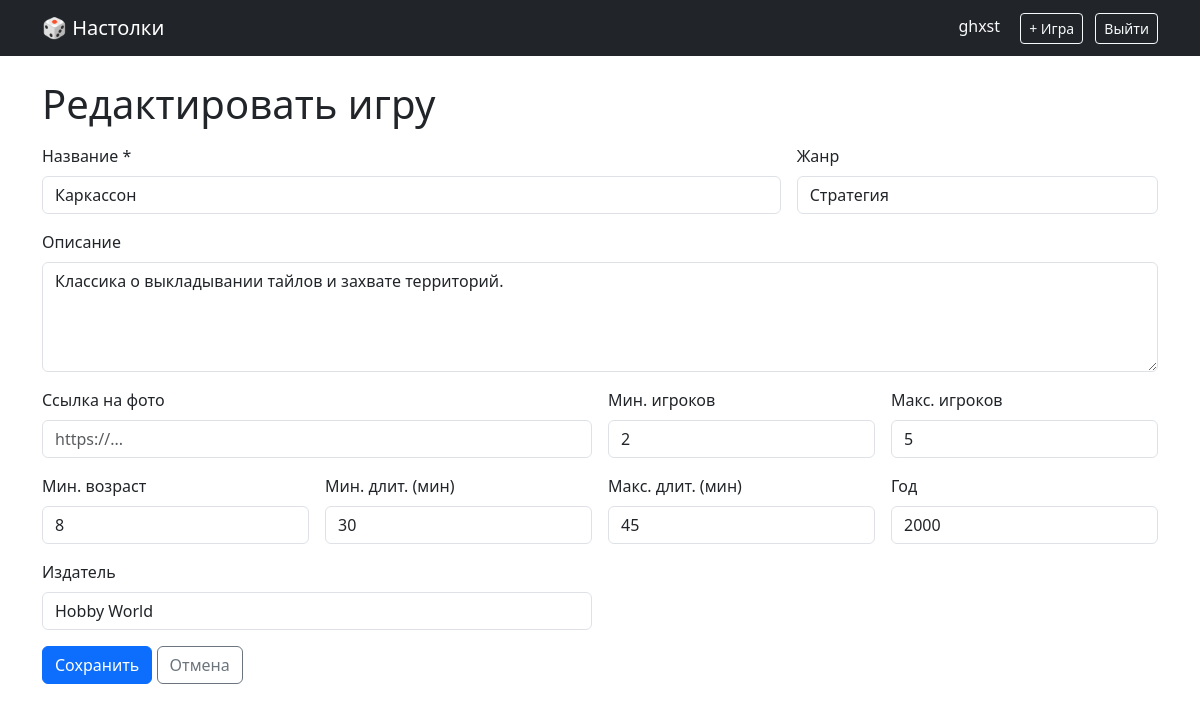
Screenshot of /game/1/edit (signed in) with the database file from the repository.
### models.py (models this page shows, shortened)
class User(db.Model, UserMixin):
    __tablename__ = "users"
    id = db.Column(db.Integer, primary_key=True)
    username = db.Column(db.String(50), unique=True, nullable=False)
    email = db.Column(db.String(120), unique=True, nullable=False)
    password_hash = db.Column(db.String(255), nullable=False)
    is_admin = db.Column(db.Boolean, default=False)
    reviews = db.relationship("Review", backref="author", lazy=True)

class Game(db.Model):
    __tablename__ = "games"
    id = db.Column(db.Integer, primary_key=True)
    title = db.Column(db.String(200), nullable=False)
    description = db.Column(db.Text)
    image_url = db.Column(db.String(500))
    min_players = db.Column(db.Integer, default=1)
    max_players = db.Column(db.Integer, default=4)
    min_age = db.Column(db.Integer, default=6)
    min_duration = db.Column(db.Integer, default=30)
    max_duration = db.Column(db.Integer, default=60)
    genre = db.Column(db.String(50))
    publisher = db.Column(db.String(100))
    year = db.Column(db.Integer)
    reviews = db.relationship(
        "Review", backref="game", cascade="all, delete-orphan", lazy=True
    )
    store_links = db.relationship(
        "StoreLink", backref="game", cascade="all, delete-orphan", lazy=True
    )

### app.py (the view, shortened to what this page needs)
@app.route("/game/<int:game_id>/edit", methods=["GET", "POST"])
@login_required
def edit_game(game_id: int):
    if not current_user.is_admin:
        abort(403)
    game = db.get_or_404(Game, game_id)
    return render_template("game_form.html", game=game)

### app.py (called while the page is built)
@login_manager.user_loader
def load_user(user_id: str):
    return db.session.get(User, int(user_id))

### templates/game_form.html (shortened to what this page needs)
{% extends "base.html" %}
{% set is_edit = game is not none %}
{% block content %}
<h1 class="mb-3">{{ 'Редактировать' if is_edit else 'Добавить' }} игру</h1>
<form method="post" class="row g-3">
    <div class="col-md-8">
        <label class="form-label">Название *</label>
        <input name="title" class="form-control" required
               value="{{ game.title if is_edit else '' }}">
    </div>
    <div class="col-md-4">
        <label class="form-label">Жанр</label>
        <input name="genre" class="form-control" placeholder="Стратегия, кооператив..."
               value="{{ (game.genre or '') if is_edit else '' }}">
    </div>
    <div class="col-12">
        <label class="form-label">Описание</label>
        <textarea name="description" class="form-control" rows="4">{{ (game.description or '') if is_edit else '' }}</textarea>
    </div>
    <div class="col-md-6">
        <label class="form-label">Ссылка на фото</label>
        <input name="image_url" class="form-control" placeholder="https://..."
               value="{{ (game.image_url or '') if is_edit else '' }}">
    </div>
    <div class="col-md-3">
        <label class="form-label">Мин. игроков</label>
        <input name="min_players" type="number" min="1" class="form-control"
               value="{{ game.min_players if is_edit else 2 }}">
    </div>
    <div class="col-md-3">
        <label class="form-label">Макс. игроков</label>
        <input name="max_players" type="number" min="1" class="form-control"
               value="{{ game.max_players if is_edit else 4 }}">
    </div>
    <div class="col-md-3">
        <label class="form-label">Мин. возраст</label>
        <input name="min_age" type="number" min="0" class="form-control"
               value="{{ game.min_age if is_edit else 6 }}">
    </div>
    <div class="col-md-3">
        <label class="form-label">Мин. длит. (мин)</label>
        <input name="min_duration" type="number" min="0" class="form-control"
               value="{{ game.min_duration if is_edit else 30 }}">
    </div>
    <div class="col-md-3">
        <label class="form-label">Макс. длит. (мин)</label>
        <input name="max_duration" type="number" min="0" class="form-control"
               value="{{ game.max_duration if is_edit else 60 }}">
    </div>
    <div class="col-md-3">
        <label class="form-label">Год</label>
        <input name="year" type="number" class="form-control"
               value="{{ game.year if is_edit and game.year else '' }}">
    </div>
    <div class="col-md-6">
        <label class="form-label">Издатель</label>
        <input name="publisher" class="form-control"
               value="{{ (game.publisher or '') if is_edit else '' }}">
    </div>
    <div class="col-12">
        <button class="btn btn-primary">{{ 'Сохранить' if is_edit else 'Создать' }}</button>
        {% if is_edit %}
            <a href="{{ url_for('game_detail', game_id=game.id) }}" class="btn btn-outline-secondary">Отмена</a>
        {% else %}
            <a href="{{ url_for('index') }}" class="btn btn-outline-secondary">Отмена</a>
        {% endif %}
    </div>
</form>
{% endblock %}

### templates/base.html (shortened to what this page needs)
<!DOCTYPE html>
<html lang="ru">
<head>
    <link href="https://cdn.jsdelivr.net/npm/bootstrap@5.3.0/dist/css/bootstrap.min.css" rel="stylesheet">
</head>
<body>
<nav class="navbar navbar-expand-lg navbar-dark bg-dark mb-4">
    <div class="container">
        <a class="navbar-brand" href="{{ url_for('index') }}">🎲 Настолки</a>
        <div class="ms-auto">
            {% if current_user.is_authenticated %}
                <span class="text-light me-3">{{ current_user.username }}</span>
                {% if current_user.is_admin %}
                    <a href="{{ url_for('add_game') }}" class="btn btn-sm btn-outline-light me-2">+ Игра</a>
                {% endif %}
                <a href="{{ url_for('logout') }}" class="btn btn-sm btn-outline-light">Выйти</a>
            {% else %}
                <a href="{{ url_for('login') }}" class="btn btn-sm btn-outline-light me-2">Вход</a>
                <a href="{{ url_for('register') }}" class="btn btn-sm btn-outline-light">Регистрация</a>
            {% endif %}
        </div>
    </div>
</nav>
<div class="container">
    {% block content %}{% endblock %}
</div>
</body>
</html>

### rows the page displays
User: username "ghxst"
Game: title "Каркассон", genre "Стратегия", description "Классика о выкладывании тайлов и захвате территорий.", min_players "2", max_players "5", min_age "8", min_duration "30", max_duration "45", year "2000", publisher "Hobby World"

### other values shown
{{ 'Редактировать' if is_edit else 'Добавить' }} "Редактировать"
{{ 'Сохранить' if is_edit else 'Создать' }} "Сохранить"
